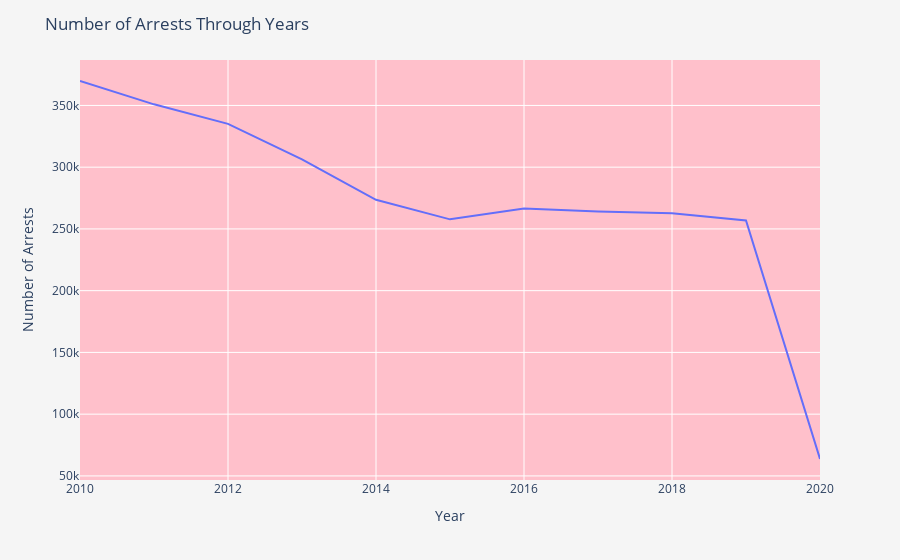

Here is the notebook cell this chart was saved with:
### Code cell
arrest_crime_count_fig=px.line(arrest_crime_count.toPandas(), x="Year", y="Arrested")
arrest_crime_count_fig.update_layout(title='Number of Arrests Through Years', xaxis_title='Year', yaxis_title='Number of Arrests', plot_bgcolor ='pink', paper_bgcolor='whitesmoke')
arrest_crime_count_fig.show()

### Figure 1 — Plotly figure (JSON) as saved in the notebook; plotly's stock layout.template omitted (floating-point values rounded to 4 significant figures)
{"data": [{"hovertemplate": "Year=%{x}<br>Arrested=%{y}<extra></extra>", "legendgroup": "", "line": {"color": "#636efa", "dash": "solid"}, "mode": "lines", "name": "", "showlegend": false, "type": "scatter", "x": [2010, 2011, 2012, 2013, 2014, 2015, 2016, 2017, 2018, 2019, 2020], "xaxis": "x", "y": [369792, 350894, 335082, 306303, 273579, 257753, 266458, 264118, 262792, 256916, 63690], "yaxis": "y"}], "layout": {"legend": {"tracegroupgap": 0}, "margin": {"t": 60}, "paper_bgcolor": "whitesmoke", "plot_bgcolor": "pink", "title": {"text": "Number of Arrests Through Years"}, "xaxis": {"anchor": "y", "domain": [0, 1], "title": {"text": "Year"}}, "yaxis": {"anchor": "x", "domain": [0, 1], "title": {"text": "Number of Arrests"}}}}
